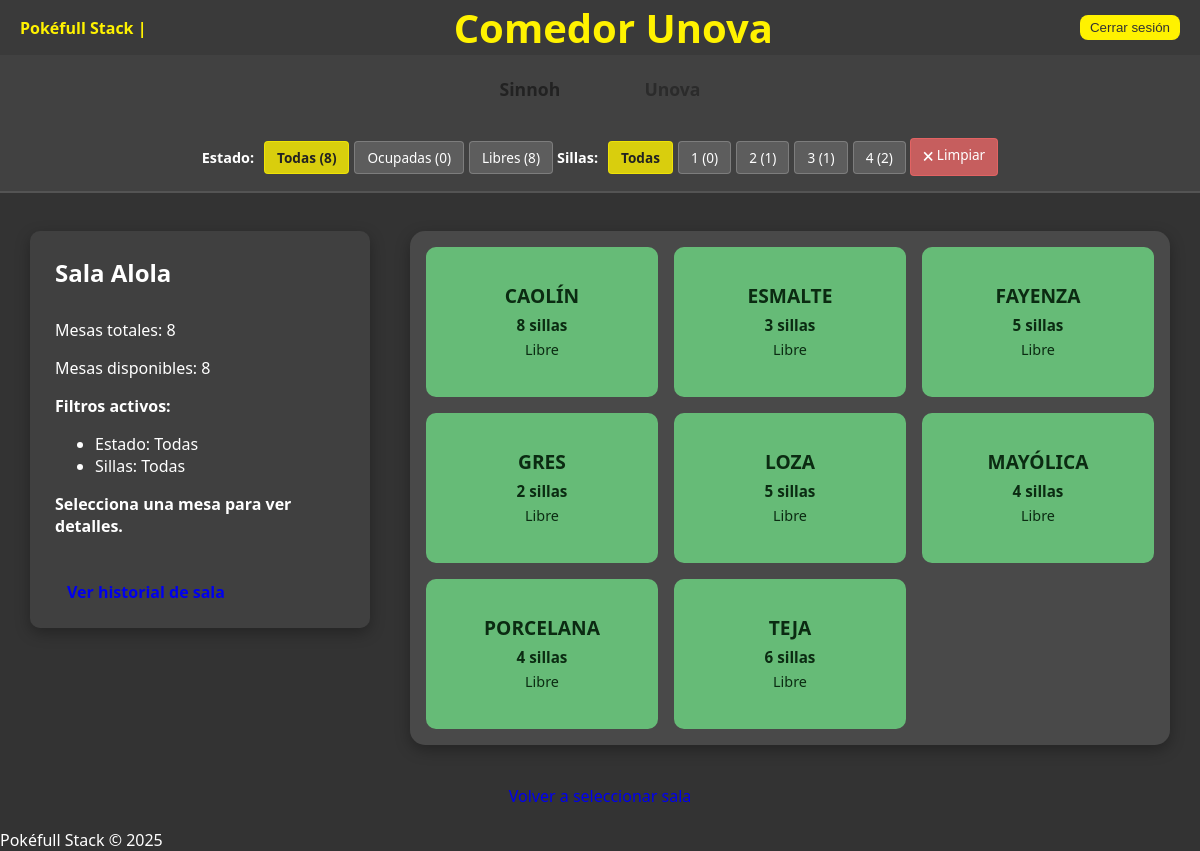
The app's page /pages/salas/comedores/unova.php with its own data.
### tables this page shows
CREATE TABLE mesa(
    idMesa INT PRIMARY KEY AUTO_INCREMENT NOT NULL,
    nombre VARCHAR(60) NOT NULL,
    numSillas INT NOT NULL,
    estado ENUM('libre','ocupada', 'reservada', 'mantenimiento') NOT NULL,
    idSala INT NOT NULL
);

### pages/salas/comedores/unova.php (the view, shortened to what this page needs)
<?php
require_once '../../../database/conexion.php';
$filtro_estado = $_GET['filtro_estado'] ?? 'todas';
$filtro_sillas = $_GET['filtro_sillas'] ?? 'todas';
try {
    $sql = "SELECT * FROM mesa WHERE idSala = 5";
    $sql .= " ORDER BY nombre";
    $stmt = $conn->prepare($sql);
    $stmt->execute();
    $mesas = $stmt->fetchAll(PDO::FETCH_ASSOC);
} catch (PDOException $e) {
    $mesas = [];
    $errorMsg = "Error al leer mesas: " . $e->getMessage();
}
$selectedMesa = null;
?>
<!DOCTYPE html>
<html lang="es">
<head>
    <link rel="stylesheet" href="../../../styles/estilos.css">
</head>
<body class="body-unova">
    <header>
        <span>Pokéfull Stack | <?php echo $_SESSION['username'];?></span>
        <h1>Comedor Unova</h1>
        <form id="cerrar-sesion" action="./../../../processes/logout.php" method="post">
            <button type="submit" class="btn-cerrar">Cerrar sesión</button>
        </form>
    </header>
    <div class="sala-buttons">
        <a href="./sinnoh.php" class="btn-link">Sinnoh</a>
        <a href="./unova.php" class="btn-link" disabled>Unova</a>
    </div>
    <?php
    $total_mesas = count($mesas);
    $ocupadas = 0;
    $libres = 0;
    foreach ($mesas as $m) {
        if ($m['estado'] === 'libre') $libres++;
    }
    $sillas_1 = 0;
    $sillas_2 = 0;
    $sillas_3 = 0;
    $sillas_4 = 0;
    foreach ($mesas as $m) {
        if ($m['numSillas'] == 2) $sillas_2++;
        if ($m['numSillas'] == 3) $sillas_3++;
        if ($m['numSillas'] == 4) $sillas_4++;
    }
    ?>
    <div class="filtros-bar">
        <div class="filtro-grupo">
            <span class="filtro-label">Estado:</span>
            <div class="filtro-botones">
                <a href="?filtro_estado=todas&filtro_sillas=<?= $filtro_sillas ?>" class="filtro-btn <?= $filtro_estado === 'todas' ? 'filtro-activo' : '' ?>">Todas (<?= $total_mesas ?>)</a>
                <a href="?filtro_estado=ocupadas&filtro_sillas=<?= $filtro_sillas ?>" class="filtro-btn <?= $filtro_estado === 'ocupadas' ? 'filtro-activo' : '' ?>">Ocupadas (<?= $ocupadas ?>)</a>
                <a href="?filtro_estado=libres&filtro_sillas=<?= $filtro_sillas ?>" class="filtro-btn <?= $filtro_estado === 'libres' ? 'filtro-activo' : '' ?>">Libres (<?= $libres ?>)</a>
            </div>
        </div>
        <div class="filtro-grupo">
            <span class="filtro-label">Sillas:</span>
            <div class="filtro-botones">
                <a href="?filtro_estado=<?= $filtro_estado ?>&filtro_sillas=todas" class="filtro-btn <?= $filtro_sillas === 'todas' ? 'filtro-activo' : '' ?>">Todas</a>
                <a href="?filtro_estado=<?= $filtro_estado ?>&filtro_sillas=1" class="filtro-btn <?= $filtro_sillas === '1' ? 'filtro-activo' : '' ?>">1 (<?= $sillas_1 ?>)</a>
                <a href="?filtro_estado=<?= $filtro_estado ?>&filtro_sillas=2" class="filtro-btn <?= $filtro_sillas === '2' ? 'filtro-activo' : '' ?>">2 (<?= $sillas_2 ?>)</a>
                <a href="?filtro_estado=<?= $filtro_estado ?>&filtro_sillas=3" class="filtro-btn <?= $filtro_sillas === '3' ? 'filtro-activo' : '' ?>">3 (<?= $sillas_3 ?>)</a>
                <a href="?filtro_estado=<?= $filtro_estado ?>&filtro_sillas=4" class="filtro-btn <?= $filtro_sillas === '4' ? 'filtro-activo' : '' ?>">4 (<?= $sillas_4 ?>)</a>
            </div>
        </div>
        <div class="filtro-grupo">
            <a href="?" class="filtro-btn filtro-limpiar">🗙 Limpiar</a>
        </div>
    </div>
    <div class="contenedor-principal">
    <div class="info-sala">
        <h2>Sala Alola</h2>
        <?php if (!$selectedMesa): ?>
            <p>Mesas totales: <?= $total_mesas ?></p>
            <p>Mesas disponibles: <?= $libres ?></p>
            <p><strong>Filtros activos:</strong></p>
            <ul>
                <li>Estado: <?= $filtro_estado === 'todas' ? 'Todas' : ucfirst($filtro_estado) ?></li>
                <li>Sillas: <?= $filtro_sillas === 'todas' ? 'Todas' : $filtro_sillas ?></li>
            </ul>
                <strong>Selecciona una mesa para ver detalles.</strong>
                <br><br><br>
                <a class="btn-toggle" href="../../historialSala.php?idSala=5">Ver historial de sala</a>
            <?php endif; ?>
        </div>
        <div class="mesas-container">
            <?php if (empty($mesas)): ?>
                <p>No hay mesas disponibles con los filtros seleccionados.</p>
            <?php else: ?>
                <?php foreach ($mesas as $m): ?>
                    <?php
                        $cls = ($m['estado'] === 'ocupada') ? 'ocupada' : 'libre';
                        $url = "unova.php?select=" . intval($m['idMesa']) .
                               "&filtro_estado=" . $filtro_estado .
                               "&filtro_sillas=" . $filtro_sillas;
                    ?>
                    <a class="mesa <?= $cls ?>" href="<?= $url ?>">
                        <div class="titulo-mesa"><?= htmlspecialchars($m['nombre']) ?></div>
                        <div class="detalle"><?= intval($m['numSillas']) ?> sillas</div>
                        <div class="estado-mesa"><?= ucfirst($m['estado']) ?></div>
                    </a>
                <?php endforeach; ?>
            <?php endif; ?>
        </div>
    </div>
    <div class="volver">
        <a href="../../selecciona_sala.php">
            Volver a seleccionar sala
        </a>
    </div>
    <footer>
        <span>Pokéfull Stack &copy; 2025</span>
    </footer>
</body>
</html>

### styles/estilos.css (style rules this page uses)
:root { --amarillo: #fff200; --azul: #2196F3; --morado: #9C27B0; --rosa: #E91E63; }
body { font-family: 'Segoe UI', Tahoma, Geneva, Verdana, sans-serif; background-color: #333; color: #fff; margin: 0; padding: 0; min-height: 100vh; }
h1 { text-align: center; margin: 0; font-size: 2.5rem; }
header { background: rgba(58, 58, 58, 0.95); color: #fff200; padding: 0px 20px; display: flex; align-items: center; justify-content: space-between; }
header span { font-weight: bold; }
.mesas-container { flex: 2; display: grid; grid-template-columns: repeat(auto-fill, minmax(220px, 1fr)); gap: 25px; background: rgba(85, 85, 85, 0.65); padding: 30px; border-radius: 15px; box-shadow: 0 5px 15px rgba(0,0,0,.3); min-height: 400px; }
.mesa { width: 100%; height: 150px; display: flex; flex-direction: column; justify-content: center; align-items: center; border-radius: 10px; font-weight: bold; font-size: 1.2rem; transition: all .15s; cursor: pointer; text-align: center; padding: 10px; color: #222; text-decoration: none; }
.mesa.libre { background: rgba(107, 207, 127, 0.85); color: #0b2b12; }
.titulo-mesa { font-size:1em; margin-bottom:2px; line-height:1.1; }
.detalle { font-size: 0.95rem; font-weight: 600; margin-top: 6px; color: inherit; }
.estado-mesa { font-size: 0.9rem; margin-top: 5px; font-weight: normal; color: inherit; }
.btn-toggle { border: none; padding: 8px 12px; border-radius: 6px; cursor: pointer; margin-top: 10px; font-weight: bold; text-decoration: none; }
.volver { text-align: center; margin: 0px 0 12px 0; }
.volver a { display: inline-block; text-decoration: none; padding: 10px 20px; border-radius: 5px; transition: all 0.2s ease; }
.filtros-bar { background: rgba(68, 68, 68, 0.85); padding: 15px 20px; display: flex; align-items: center; justify-content: center; gap: 30px; flex-wrap: wrap; border-bottom: 2px solid rgba(255, 255, 255, 0.1); margin-bottom: 8px; gap: 4px; }
.filtro-grupo { display: flex; align-items: center; gap: 10px; }
.filtro-label { color: #fff; font-weight: bold; font-size: 0.9rem; white-space: nowrap; }
.filtro-botones { display: flex; gap: 5px; flex-wrap: wrap; }
.filtro-btn { padding: 6px 12px; background: rgba(255, 255, 255, 0.15); color: #fff; text-decoration: none; border-radius: 4px; font-size: 0.85rem; font-weight: 500; transition: all 0.2s ease; border: 1px solid rgba(255, 255, 255, 0.2); white-space: nowrap; }
.filtro-activo { background: rgba(255, 242, 0, 0.8); color: #222; border-color: rgba(255, 242, 0, 0.6); font-weight: bold; }
.filtro-limpiar { background: rgba(255, 107, 107, 0.7); border-color: rgba(255, 107, 107, 0.5); }
.btn, .btn-link { display: inline-block; margin: 0 15px; padding: 12px 25px; cursor: pointer; border: none; border-radius: 5px; font-weight: bold; font-size: 1.1rem; color: #222; text-decoration: none; text-align: center; transition: all 0.2s ease; }
.btn-link[disabled] { cursor: not-allowed; opacity: 0.7; }
.btn-cerrar { background-color: #fff200; border: none; padding: 5px 10px; border-radius: 8px; cursor: pointer; color: #333; text-decoration: none; }
.sala-buttons { text-align: center; padding: 10px; background: rgba(68, 68, 68, 0.85); }
.contenedor-principal { display: flex; justify-content: center; align-items: flex-start; gap: 40px; padding: 30px; max-width: 1200px; margin: 0 auto; }
.info-sala { flex: 1; max-width: 340px; background: rgba(68, 68, 68, 0.75); padding: 25px; border-radius: 10px; box-shadow: 0 5px 15px rgba(0,0,0,.3); min-height: 260px; }
.info-sala h2 { margin-top: 0; padding-bottom: 10px; }
*, *::before, *::after { box-sizing: border-box; }
.mesas-container { gap: 16px !important; padding: 16px !important; }
.mesas-container .mesa { box-sizing: border-box; border-radius: 10px; }
@media (min-width: 901px) { .mesas-container { display: grid; grid-template-columns: repeat(3, 1fr); gap: 16px; padding: 16px; } }

### records on screen
mesa: nombre "CAOLÍN", numSillas "8", estado "Libre"
mesa: nombre "ESMALTE", numSillas "3", estado "Libre"
mesa: nombre "FAYENZA", numSillas "5", estado "Libre"
mesa: nombre "GRES", numSillas "2", estado "Libre"
mesa: nombre "LOZA", numSillas "5", estado "Libre"
mesa: nombre "MAYÓLICA", numSillas "4", estado "Libre"
mesa: nombre "PORCELANA", numSillas "4", estado "Libre"
mesa: nombre "TEJA", numSillas "6", estado "Libre"

### other values on screen
$total_mesas "8"
$ocupadas "0"
$libres "8"
$sillas_1 "0"
$sillas_2 "1"
$sillas_3 "1"
$sillas_4 "2"
